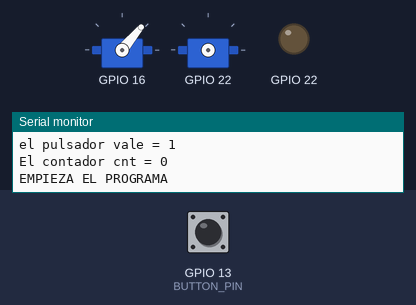
Recording of a program running on a simulated ESP32. Parts: 2 × servo, output pins drawn as LEDs (lit = HIGH), the last lines printed to the serial monitor. The test bench sets the inputs (shaded band); at power-on: GPIO 13 (BUTTON_PIN) HIGH. Servo pulses on a pin are drawn as a servo (544–2400 µs = 0–180°); pins used as bus, display or sensor lines are not drawn.

Above: at 2.8 s.
2.9 s: GPIO 13 (BUTTON_PIN) pulled LOW for 0.15 s
At 3.5 s:
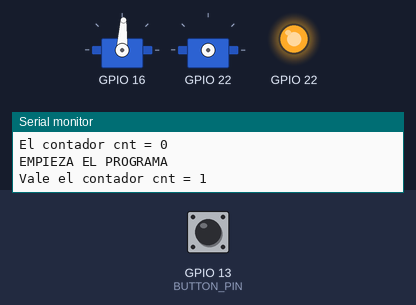
4.5 s: GPIO 13 (BUTTON_PIN) pulled LOW for 1 s
At 6.1 s:
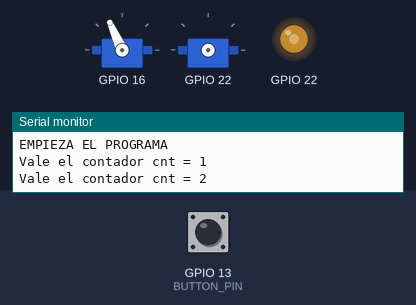
7.0 s: GPIO 13 (BUTTON_PIN) pulled LOW for 0.15 s
At 7.7 s:
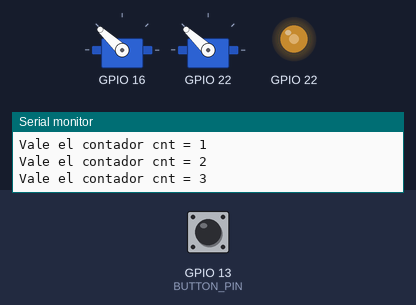
8.6 s: GPIO 13 (BUTTON_PIN) pulled LOW for 3.2 s
At 14.6 s:
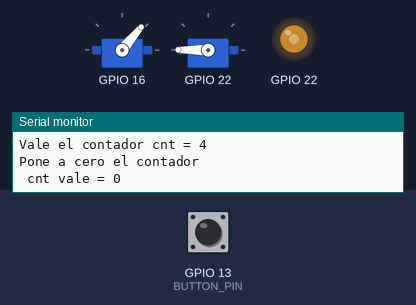
14.8 s: GPIO 13 (BUTTON_PIN) pulled LOW for 0.15 s
At 16.1 s:
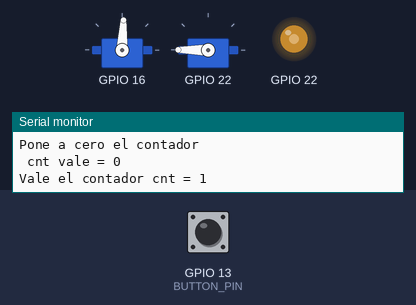
16.4 s: GPIO 13 (BUTTON_PIN) pulled LOW for 1 s
At 18.7 s:
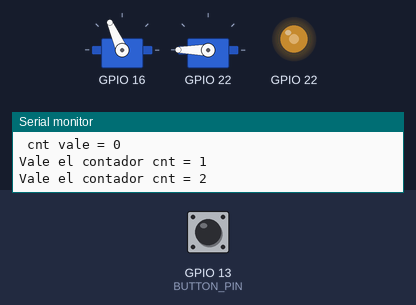
Timing chart, 0 to 19.9 s (numbered marks = the images above; inputs shaded):
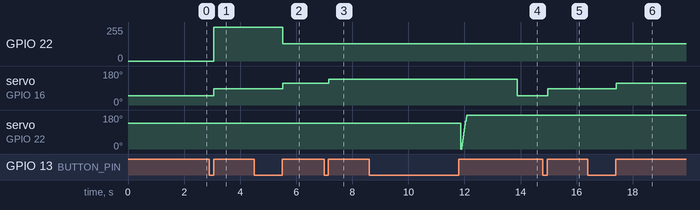

The program:

main.cpp
```cpp
#include <stdio.h>
#include <freertos/FreeRTOS.h> //Siempre se pone la primera si no da error
#include <freertos/task.h>
#include <driver/gpio.h>


// Tema 7 controlador pwm con ledc
#include <driver/ledc.h>

// constexpr gpio_num_t LED_PIN = GPIO_NUM_2; //Donde conectamos el LED
constexpr gpio_num_t BUTTON_PIN = GPIO_NUM_13; //Donde conectamos el Boton

//Como usamos C++ con esta declaración conseguimos que el void app_main() no cambie de nombre
extern "C" void app_main();

void app_main()
{
    // Setup

    gpio_config_t config;
    /*
    config.mode = GPIO_MODE_OUTPUT; // Lo declaro como salida
    config.pin_bit_mask = (1<<LED_PIN); // Desplazo 2 posiciones el 1
    config.intr_type = GPIO_INTR_DISABLE; // Desabilito la interrupción
    config.pull_down_en = GPIO_PULLDOWN_DISABLE;
    config.pull_up_en = GPIO_PULLUP_DISABLE;
    gpio_config(&config); //Grabo la configuracion
    */

    // Init GPIO_13 como INPUT
    config.mode = GPIO_MODE_INPUT; //LO DECLARO COMO ENTRADA
    config.pin_bit_mask = (1<<BUTTON_PIN); //Corro el 1 13 posiciones par elejir GPIO13

    config.intr_type = GPIO_INTR_DISABLE; // no hace falta ponerla ya que esta igual al LED
    config.pull_down_en = GPIO_PULLDOWN_DISABLE; // no hace falta ponerla ya que esta igual al LED

    config.pull_up_en = GPIO_PULLUP_ENABLE; // Activo la resistencia PULLUP
    gpio_config(&config); // Grabo la configuración del pulsador


    //Tema 5 configuro el TIMER lo llamo ledcTimer
    ledc_timer_config_t ledcTimer = {}; //Hasta que no he puesto los corchetes no me ha funcionado
    ledcTimer.speed_mode = LEDC_LOW_SPEED_MODE;
    ledcTimer.freq_hz =  50; //Pruebo con 500Hz
    ledcTimer.duty_resolution = LEDC_TIMER_10_BIT; //Pongo una resolución de 10Bits
    ledcTimer.clk_cfg = LEDC_AUTO_CLK ; // Pongo automatico
    ledcTimer.timer_num = LEDC_TIMER_0; //Utilizo el primer Timer
    ledc_timer_config(&ledcTimer); //Mando la configuración

    //configuro el PIO22 para el LED
    ledc_channel_config_t ledcChannel = {};
    ledcChannel.channel = LEDC_CHANNEL_0; //Elijo el canal 0
    ledcChannel.gpio_num = GPIO_NUM_22;
    ledcChannel.duty = 0; //Lo dejo 50% 4096 lo cambio 0%
    ledcChannel.timer_sel = LEDC_TIMER_0;
    ledcChannel.intr_type = LEDC_INTR_DISABLE;
    ledcChannel.speed_mode = LEDC_LOW_SPEED_MODE;
    ledcChannel.flags.output_invert = 0; //Pongo 0 para que no me invierta la señal
    ledc_channel_config(&ledcChannel);

    //Tema 5 configuro el TIMER lo llamo ledcTimer
    ledc_timer_config_t servoTimer = {}; //Hasta que no he puesto los corchetes no me ha funcionado
    servoTimer.speed_mode = LEDC_LOW_SPEED_MODE;
    servoTimer.freq_hz =  50; //Pruebo con 500Hz
    servoTimer.duty_resolution = LEDC_TIMER_10_BIT; //Pongo una resolución de 10Bits
    servoTimer.clk_cfg = LEDC_AUTO_CLK ; // Pongo automatico
    servoTimer.timer_num = LEDC_TIMER_1; //Utilizo el primer Timer
    ledc_timer_config(&servoTimer); //Mando la configuración

    //Configuro el GPIO 16  para el servoChanelc_channel_config_t servoChanel = {};
    ledc_channel_config_t servoChanel = {};
    servoChanel.channel = LEDC_CHANNEL_1; //Elijo el canal 0
    servoChanel.gpio_num = GPIO_NUM_16;
    servoChanel.duty = 0;
    servoChanel.timer_sel = LEDC_TIMER_1;
    servoChanel.intr_type = LEDC_INTR_DISABLE;
    servoChanel.speed_mode = LEDC_LOW_SPEED_MODE;
    servoChanel.flags.output_invert = 0; //Pongo 0 para que no me invierta la señal
    ledc_channel_config(&servoChanel);

    uint32_t cnt = 0;
    uint32_t cnt_1 = 0 ;

    printf("PREPARADOS \n");
    printf("el pulsador vale = %d \n", gpio_get_level(BUTTON_PIN));
    vTaskDelay(pdMS_TO_TICKS(2000)); // ESPERA 2 SEGUNDOS
    printf("El contador cnt = %ld \n", cnt);
    printf("EMPIEZA EL PROGRAMA \n");

    // no funciona la entrada de teclado
    // printf("Introduce la primera opcion ");
    // scanf("%ld",&cnt);
    // vTaskDelay(pdMS_TO_TICKS(2000)); // ESPERA 2 SEGUNDOS
    // printf("El contador vale ahora cnt = %ld \n", cnt);

    // Loop
    while(1)
    {

        // gpio_set_level(LED_PIN, 1); // enciende el LED
        // vTaskDelay(pdMS_TO_TICKS(1000)); //ESPERA 1 segundo


        // gpio_set_level(LED_PIN , !gpio_get_level(BUTTON_PIN)); //si se pulsa el led se enciende

        /*
        Al estar configurado el GPIO en "config.pull_up_en = GPIO_PULLUP_ENABLE" el valor que da
        gpio_get_level(BUTTON_PIN) es 1 asi que para saber si le hemos pulsado debemos negarlo
        */
        if (!gpio_get_level(BUTTON_PIN))
        {
            while (!gpio_get_level(BUTTON_PIN)){vTaskDelay(pdMS_TO_TICKS(10));} //para arreglar el rebote de pulsador

            cnt++;
            printf("Vale el contador cnt = %ld \n", cnt);
        }

        vTaskDelay(pdMS_TO_TICKS(10)); // espera para que no de error Task watchdog

        switch (cnt)
        {
        case 0 :
            //apago el led
            ledc_set_duty(LEDC_LOW_SPEED_MODE,LEDC_CHANNEL_0, 0);
            ledc_update_duty(LEDC_LOW_SPEED_MODE,LEDC_CHANNEL_0);
            //pongo el servo a 0º
            ledc_set_duty(LEDC_LOW_SPEED_MODE,LEDC_CHANNEL_1, 54);
            ledc_update_duty(LEDC_LOW_SPEED_MODE,LEDC_CHANNEL_1);
            break;

        case 1 :
            ledc_set_duty(LEDC_LOW_SPEED_MODE,LEDC_CHANNEL_0, 1024);
            ledc_update_duty(LEDC_LOW_SPEED_MODE,LEDC_CHANNEL_0);
            //pongo el servo a 90º
            ledc_set_duty(LEDC_LOW_SPEED_MODE,LEDC_CHANNEL_1, 74);
            ledc_update_duty(LEDC_LOW_SPEED_MODE,LEDC_CHANNEL_1);
            break;

        case 2 :
            ledc_set_duty(LEDC_LOW_SPEED_MODE,LEDC_CHANNEL_0, 512);
            ledc_update_duty(LEDC_LOW_SPEED_MODE,LEDC_CHANNEL_0);
            //pongo el servo a -90º
            ledc_set_duty(LEDC_LOW_SPEED_MODE,LEDC_CHANNEL_1, 88);
            ledc_update_duty(LEDC_LOW_SPEED_MODE,LEDC_CHANNEL_1);
            break;

        case 3 :
            ledc_set_duty(LEDC_LOW_SPEED_MODE,LEDC_CHANNEL_0, 100);
            ledc_update_duty(LEDC_LOW_SPEED_MODE,LEDC_CHANNEL_0);
            //pongo el servo a 90º
            ledc_set_duty(LEDC_LOW_SPEED_MODE,LEDC_CHANNEL_1, 100);
            ledc_update_duty(LEDC_LOW_SPEED_MODE,LEDC_CHANNEL_1);
            break;

        case 4 :
            cnt_1 = 0 ;
            while (cnt_1 < 1024)
            {
                vTaskDelay(pdMS_TO_TICKS(10)); // menos de 10 va super rapido
                ledc_set_duty(LEDC_LOW_SPEED_MODE,LEDC_CHANNEL_0, cnt_1++);
                cnt_1 = cnt_1+4; //para que valla mas rapido el LED
                ledc_update_duty(LEDC_LOW_SPEED_MODE,LEDC_CHANNEL_0);
            }
            cnt = 0 ;
            printf("Pone a cero el contador \n");
            printf(" cnt vale = %ld \n", cnt);
            break;


        default:

            break;
        }
    }
}
```

Measured:
- after the input at 2.9 s, GPIO 22: 0/255 → 255/255 after 0.16 s; servo on GPIO 16: 50° → 87° after 0.16 s
- after the input at 4.5 s, GPIO 22: 255/255 → 128/255 after 1.0 s; servo on GPIO 16: 87° → 114° after 1.0 s
- after the input at 7.0 s, servo on GPIO 16: 114° → 137° after 0.16 s
- after the input at 8.6 s, servo on GPIO 16: 137° → 50° after 5.3 s
- after the input at 14.8 s, servo on GPIO 16: 50° → 87° after 0.17 s
- after the input at 16.4 s, servo on GPIO 16: 87° → 114° after 1.0 s
